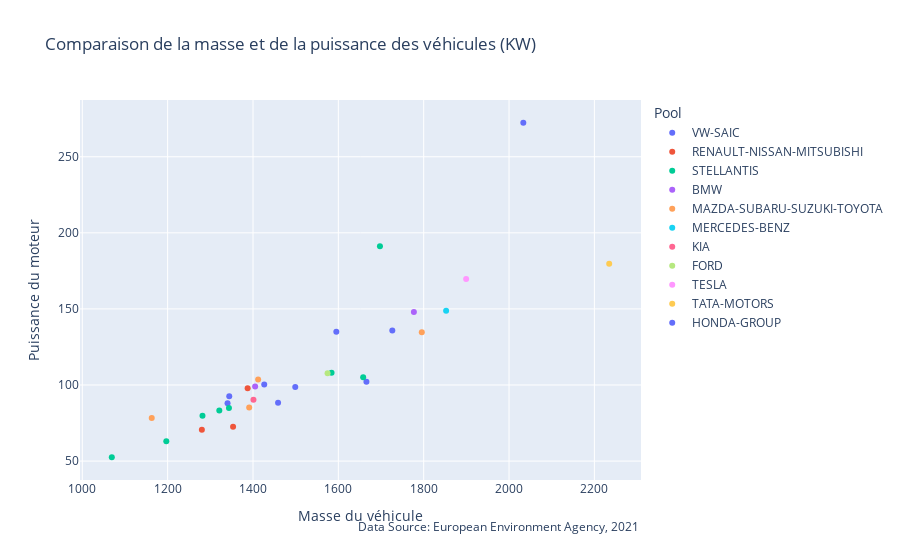

Write notebook code for a chart like this one.
### Code cell
makers.plot_mass_engine_scatter()

### Figure 1 — Plotly figure (JSON) as saved in the notebook; plotly's stock layout.template omitted (floating-point values rounded to 4 significant figures)
{"data": [{"hovertemplate": "<b>%{hovertext}</b><br><br>Pool=VW-SAIC<br>Masse du véhicule=%{x}<br>Puissance du moteur=%{y}<extra></extra>", "hovertext": [538, 235, 208, 155, 28, 23, 16, 11], "legendgroup": "VW-SAIC", "marker": {"color": "#636efa", "symbol": "circle"}, "mode": "markers", "name": "VW-SAIC", "orientation": "v", "showlegend": true, "type": "scatter", "x": [1499.0, 1426.0, 1726.0, 1344.0, 1595.0, 2033.0, 1340.0, 1666.0], "xaxis": "x", "y": [98.68, 100.4, 135.8, 92.57, 135.0, 272.3, 88.06, 102.1], "yaxis": "y"}, {"hovertemplate": "<b>%{hovertext}</b><br><br>Pool=RENAULT-NISSAN-MITSUBISHI<br>Masse du véhicule=%{x}<br>Puissance du moteur=%{y}<extra></extra>", "hovertext": [336, 88, 31], "legendgroup": "RENAULT-NISSAN-MITSUBISHI", "marker": {"color": "#EF553B", "symbol": "circle"}, "mode": "markers", "name": "RENAULT-NISSAN-MITSUBISHI", "orientation": "v", "showlegend": true, "type": "scatter", "x": [1353.0, 1387.0, 1280.0], "xaxis": "x", "y": [72.65, 97.92, 70.68], "yaxis": "y"}, {"hovertemplate": "<b>%{hovertext}</b><br><br>Pool=STELLANTIS<br>Masse du véhicule=%{x}<br>Puissance du moteur=%{y}<extra></extra>", "hovertext": [333, 223, 213, 189, 45, 18, 17, 10], "legendgroup": "STELLANTIS", "marker": {"color": "#00cc96", "symbol": "circle"}, "mode": "markers", "name": "STELLANTIS", "orientation": "v", "showlegend": true, "type": "scatter", "x": [1344.0, 1282.0, 1197.0, 1321.0, 1658.0, 1584.0, 1069.0, 1698.0], "xaxis": "x", "y": [84.94, 79.76, 63.0, 83.32, 105.0, 108, 52.53, 191.2], "yaxis": "y"}, {"hovertemplate": "<b>%{hovertext}</b><br><br>Pool=BMW<br>Masse du véhicule=%{x}<br>Puissance du moteur=%{y}<extra></extra>", "hovertext": [299, 60], "legendgroup": "BMW", "marker": {"color": "#ab63fa", "symbol": "circle"}, "mode": "markers", "name": "BMW", "orientation": "v", "showlegend": true, "type": "scatter", "x": [1777.0, 1405], "xaxis": "x", "y": [148.0, 99.08], "yaxis": "y"}, {"hovertemplate": "<b>%{hovertext}</b><br><br>Pool=MAZDA-SUBARU-SUZUKI-TOYOTA<br>Masse du véhicule=%{x}<br>Puissance du moteur=%{y}<extra></extra>", "hovertext": [298, 69, 52, 13], "legendgroup": "MAZDA-SUBARU-SUZUKI-TOYOTA", "marker": {"color": "#FFA15A", "symbol": "circle"}, "mode": "markers", "name": "MAZDA-SUBARU-SUZUKI-TOYOTA", "orientation": "v", "showlegend": true, "type": "scatter", "x": [1391.0, 1163.0, 1412.0, 1796.0], "xaxis": "x", "y": [85.22, 78.38, 103.7, 134.7], "yaxis": "y"}, {"hovertemplate": "<b>%{hovertext}</b><br><br>Pool=MERCEDES-BENZ<br>Masse du véhicule=%{x}<br>Puissance du moteur=%{y}<extra></extra>", "hovertext": [243], "legendgroup": "MERCEDES-BENZ", "marker": {"color": "#19d3f3", "symbol": "circle"}, "mode": "markers", "name": "MERCEDES-BENZ", "orientation": "v", "showlegend": true, "type": "scatter", "x": [1853.0], "xaxis": "x", "y": [148.9], "yaxis": "y"}, {"hovertemplate": "<b>%{hovertext}</b><br><br>Pool=KIA<br>Masse du véhicule=%{x}<br>Puissance du moteur=%{y}<extra></extra>", "hovertext": [203], "legendgroup": "KIA", "marker": {"color": "#FF6692", "symbol": "circle"}, "mode": "markers", "name": "KIA", "orientation": "v", "showlegend": true, "type": "scatter", "x": [1401.0], "xaxis": "x", "y": [90.39], "yaxis": "y"}, {"hovertemplate": "<b>%{hovertext}</b><br><br>Pool=FORD<br>Masse du véhicule=%{x}<br>Puissance du moteur=%{y}<extra></extra>", "hovertext": [202], "legendgroup": "FORD", "marker": {"color": "#B6E880", "symbol": "circle"}, "mode": "markers", "name": "FORD", "orientation": "v", "showlegend": true, "type": "scatter", "x": [1575.0], "xaxis": "x", "y": [107.7], "yaxis": "y"}, {"hovertemplate": "<b>%{hovertext}</b><br><br>Pool=TESLA<br>Masse du véhicule=%{x}<br>Puissance du moteur=%{y}<extra></extra>", "hovertext": [72], "legendgroup": "TESLA", "marker": {"color": "#FF97FF", "symbol": "circle"}, "mode": "markers", "name": "TESLA", "orientation": "v", "showlegend": true, "type": "scatter", "x": [1900.0], "xaxis": "x", "y": [169.7], "yaxis": "y"}, {"hovertemplate": "<b>%{hovertext}</b><br><br>Pool=TATA-MOTORS<br>Masse du véhicule=%{x}<br>Puissance du moteur=%{y}<extra></extra>", "hovertext": [25], "legendgroup": "TATA-MOTORS", "marker": {"color": "#FECB52", "symbol": "circle"}, "mode": "markers", "name": "TATA-MOTORS", "orientation": "v", "showlegend": true, "type": "scatter", "x": [2235.0], "xaxis": "x", "y": [179.7], "yaxis": "y"}, {"hovertemplate": "<b>%{hovertext}</b><br><br>Pool=HONDA-GROUP<br>Masse du véhicule=%{x}<br>Puissance du moteur=%{y}<extra></extra>", "hovertext": [21], "legendgroup": "HONDA-GROUP", "marker": {"color": "#636efa", "symbol": "circle"}, "mode": "markers", "name": "HONDA-GROUP", "orientation": "v", "showlegend": true, "type": "scatter", "x": [1459.0], "xaxis": "x", "y": [88.38], "yaxis": "y"}], "layout": {"annotations": [{"showarrow": false, "text": "Data Source: European Environment Agency, 2021", "x": 1, "xanchor": "right", "xref": "paper", "y": -0.15, "yanchor": "auto", "yref": "paper"}], "legend": {"title": {"text": "Pool"}, "tracegroupgap": 0}, "title": {"text": "Comparaison de la masse et de la puissance des véhicules (KW)"}, "xaxis": {"anchor": "y", "domain": [0, 1], "title": {"text": "Masse du véhicule"}}, "yaxis": {"anchor": "x", "domain": [0, 1], "title": {"text": "Puissance du moteur"}}}}
